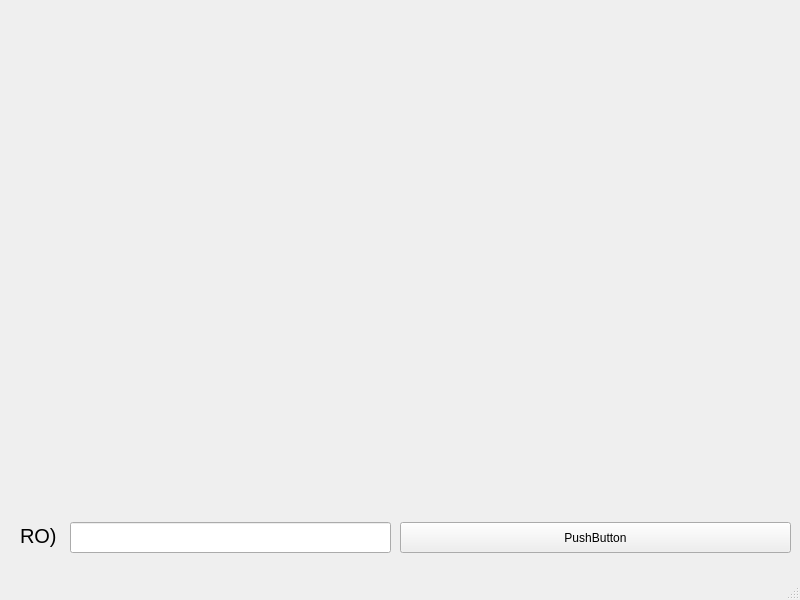
<?xml version="1.0" encoding="UTF-8"?>
<ui version="4.0">
 <class>MainWindow</class>
 <widget class="QMainWindow" name="MainWindow">
  <property name="geometry">
   <rect>
    <x>0</x>
    <y>0</y>
    <width>800</width>
    <height>600</height>
   </rect>
  </property>
  <property name="windowTitle">
   <string>MainWindow</string>
  </property>
  <widget class="QWidget" name="centralwidget">
   <widget class="QPushButton" name="pushButton">
    <property name="geometry">
     <rect>
      <x>400</x>
      <y>522</y>
      <width>391</width>
      <height>31</height>
     </rect>
    </property>
    <property name="text">
     <string>PushButton</string>
    </property>
   </widget>
   <widget class="QCustomPlot" name="widget" native="true">
    <property name="geometry">
     <rect>
      <x>10</x>
      <y>0</y>
      <width>781</width>
      <height>511</height>
     </rect>
    </property>
   </widget>
   <widget class="QLineEdit" name="lineEdit">
    <property name="geometry">
     <rect>
      <x>70</x>
      <y>522</y>
      <width>321</width>
      <height>31</height>
     </rect>
    </property>
   </widget>
   <widget class="QLabel" name="label">
    <property name="geometry">
     <rect>
      <x>20</x>
      <y>520</y>
      <width>51</width>
      <height>31</height>
     </rect>
    </property>
    <property name="font">
     <font>
      <pointsize>15</pointsize>
     </font>
    </property>
    <property name="text">
     <string>RO)</string>
    </property>
   </widget>
  </widget>
  <widget class="QMenuBar" name="menubar">
   <property name="geometry">
    <rect>
     <x>0</x>
     <y>0</y>
     <width>800</width>
     <height>22</height>
    </rect>
   </property>
  </widget>
  <widget class="QStatusBar" name="statusbar"/>
 </widget>
 <customwidgets>
  <customwidget>
   <class>QCustomPlot</class>
   <extends>QWidget</extends>
   <header>qcustomplot.h</header>
   <container>1</container>
  </customwidget>
 </customwidgets>
 <resources/>
 <connections/>
</ui>
